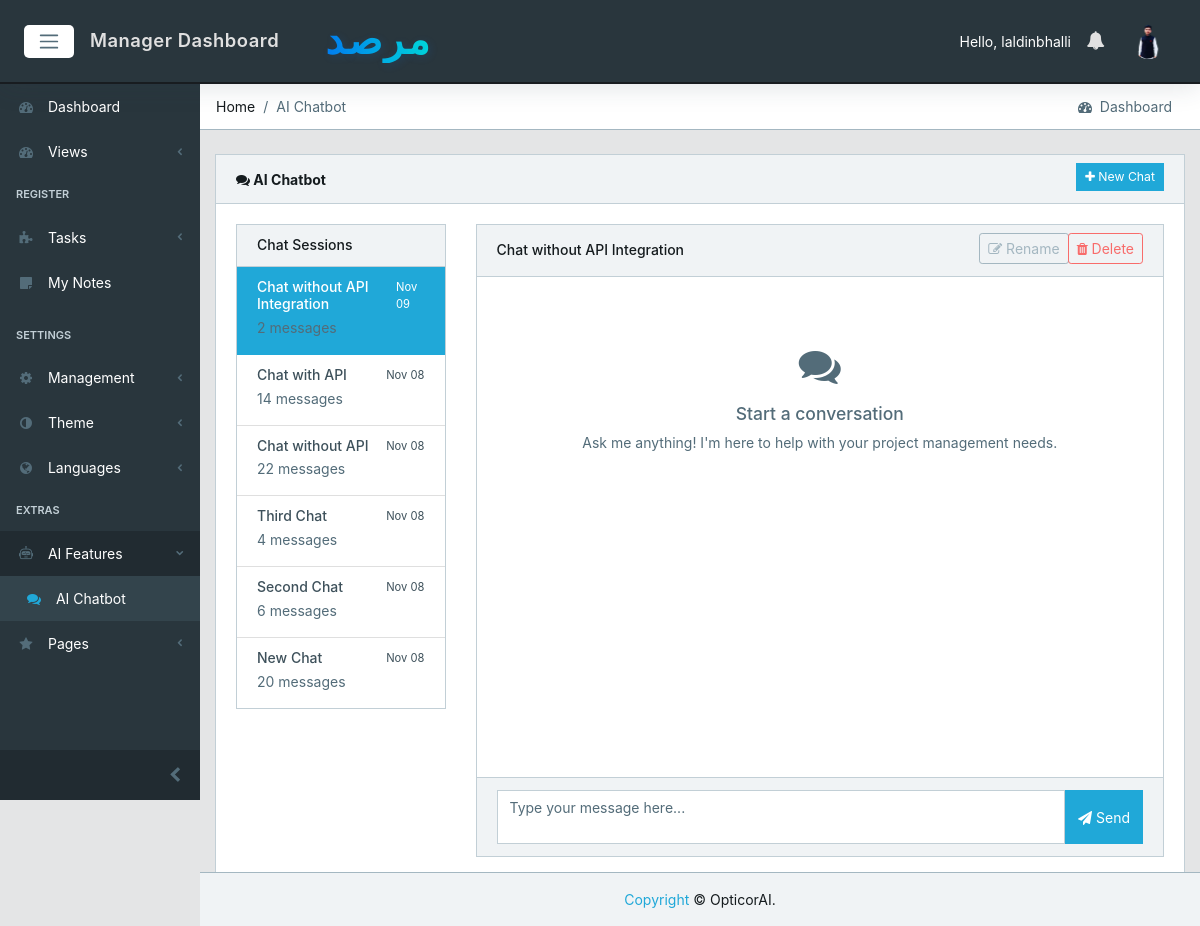
Screenshot of /chatbot/ (signed in) with the database file from the repository.
### core/models.py (models this page shows, shortened)
class CustomUser(AbstractUser):
    email = models.EmailField(unique=True)  # Make email unique for authentication
    user_type = models.CharField(max_length=15, choices=USER_TYPE_CHOICES, db_index=True)
    designation = models.CharField(max_length=100, blank=True, null=True)
    created_by = models.ForeignKey('self', on_delete=models.SET_NULL, null=True, blank=True, related_name='created_users')
    created_date = models.DateField(auto_now_add=True)
    created_time = models.TimeField(auto_now_add=True)
    under_supervision = models.ForeignKey('self', on_delete=models.SET_NULL, null=True, blank=True, related_name='supervised_users')
    avatar = models.ImageField(upload_to='core/avatar', blank=True, null=True)
    @property
    def avatar_url(self):
        try:
            if self.avatar:
                url = getattr(self.avatar, 'url', None)
                if url and ('cloudinary' in url or 'res.cloudinary.com' in url):
                    return url
                avatar_path = getattr(self.avatar, 'path', None)
                if avatar_path and os.path.isfile(avatar_path) and url:
                    return url
        except Exception:
            pass
        return static('core/img/avatar/blank_profile.png')

class ChatBot(models.Model):
    user = models.ForeignKey(
        CustomUser,
        on_delete=models.CASCADE,
        related_name='chat_sessions',
        verbose_name="User"
    )
    session_name = models.CharField(
        max_length=200,
        default="New Chat",
        verbose_name="Session Name"
    )
    created_at = models.DateTimeField(auto_now_add=True)
    updated_at = models.DateTimeField(auto_now=True)
    is_active = models.BooleanField(default=True)
    class Meta:
        ordering = ['-updated_at']
        indexes = [
            models.Index(fields=['user', '-updated_at'], name='chatbot_user_updated_idx'),
        ]
    def get_messages_count(self):
        return self.messages.count()

### core/views.py (the view)
# urls.py: path('chatbot/', views.ChatBotView.as_view(), name='chatbot'),
class ChatBotView(LoginRequiredMixin, View):
    def get(self, request):
        user = request.user
        chat_sessions = ChatBot.objects.filter(user=user, is_active=True).order_by('-updated_at')
        if chat_sessions.exists():
            current_session = chat_sessions.first()
        else:
            current_session = ChatBot.objects.create(
                user=user,
                session_name="New Chat"
            )
        messages = []
        context = {
            'chat_sessions': chat_sessions,
            'current_session': current_session,
            'messages': messages,
        }
        return render(request, 'core/chatbot.html', context)

### core/context_processors.py (called while the page is built)
def logged_user_processor(request):
    if request.user.is_authenticated:
        try:
            logged_user = CustomUser.objects.select_related('under_supervision').get(id=request.user.id)
            return {'logged_user': logged_user}
        except CustomUser.DoesNotExist:
            return {'logged_user': None}
    return {'logged_user': None}

def notifications_processor(request):
    if request.user.is_authenticated:
        cache_key = f"unread_count:{request.user.id}"
        unread_count = cache.get(cache_key)
        if unread_count is None:
            unread_count = Notification.objects.filter(recipient=request.user, read=False).count()
            cache.set(cache_key, unread_count, 15)  # short cache to keep badges fresh
        unread_notifications = (
            Notification.objects.select_related('sender')
            .filter(recipient=request.user, read=False)
            .order_by('-created_at')[:10]
        )
        return {
            'unread_notifications': unread_notifications,
            'unread_count': unread_count,
        }
    return {'unread_notifications': [], 'unread_count': 0}

def debug_flag_processor(request):
    return {"DEBUG": settings.DEBUG}

### core/models.py (called while the page is built, shortened)
    @classmethod
    def update_all_statuses(cls):
        today = business_localdate()
        updates = {
            'closed': 0,
            'due': 0,
            'open': 0,
            'total_updated': 0
        }
        from .models import Notification
        closed_tasks = cls.objects.filter(
            percentage_completion__gte=100,
            status__in=['open', 'due']
        )
        due_tasks = cls.objects.filter(
            target_date__lt=today,
            percentage_completion__lt=100,
            status='open'
        )
        open_tasks = cls.objects.filter(
            target_date__gte=today,
            percentage_completion__lt=100,
            status='due'
        )
        return updates

### core/utils/dates.py (called while the page is built)
def business_localdate() -> date:
    tz_name = getattr(settings, 'BUSINESS_TIMEZONE', None)
    if tz_name and ZoneInfo is not None:
        try:
            tz = ZoneInfo(tz_name)
            return timezone.now().astimezone(tz).date()
        except Exception:
            pass
    return timezone.localdate()

### core/templates/core/chatbot.html (shortened to what this page needs)
{% extends 'core/base.html' %}
{% load static %}
{% block breadcrumb %}
<li class="breadcrumb-item">Home</li>
<li class="breadcrumb-item active">AI Chatbot</li>
{% endblock breadcrumb%}
{% block content %}
<div class="col-md-12">
    <div class="card">
        <div class="card-header">
            <div class="d-flex justify-content-between align-items-center">
                <strong>
                    <i class="fa fa-comments"></i> AI Chatbot
                </strong>
                <div class="btn-group" role="group">
                    <button type="button" class="btn btn-primary btn-sm" id="new-chat-btn">
                        <i class="fa fa-plus"></i> New Chat
                    </button>
                </div>
            </div>
        </div>
        <div class="card-body">
            <div class="row">
                <div class="col-md-3">
                    <div class="card">
                        <div class="card-header">
                            <h6 class="mb-0">Chat Sessions</h6>
                        </div>
                        <div class="card-body p-0">
                            <div class="list-group list-group-flush" id="chat-sessions-list">
                                {% for session in chat_sessions %}
                                <a href="#" class="list-group-item list-group-item-action chat-session-item {% if session.id == current_session.id %}active{% endif %}"
                                   data-session-id="{{ session.id }}">
                                    <div class="d-flex w-100 justify-content-between">
                                        <h6 class="mb-1">{{ session.session_name }}</h6>
                                        {% load tz %}
                                        {% timezone "Asia/Muscat" %}
                                        <small>{{ session.updated_at|date:"M d" }}</small>
                                        {% endtimezone %}
                                    </div>
                                    <p class="mb-1 text-muted">{{ session.get_messages_count }} messages</p>
                                </a>
                                {% endfor %}
                            </div>
                        </div>
                    </div>
                </div>
                <div class="col-md-9">
                    <div class="card">
                        <div class="card-header">
                            <div class="d-flex justify-content-between align-items-center">
                                <h6 class="mb-0" id="current-session-name">{{ current_session.session_name }}</h6>
                                <div class="btn-group btn-group-sm" role="group">
                                    <button type="button" class="btn btn-outline-secondary" id="rename-session-btn">
                                        <i class="fa fa-edit"></i> Rename
                                    </button>
                                    <button type="button" class="btn btn-outline-danger" id="delete-current-session-btn">
                                        <i class="fa fa-trash"></i> Delete
                                    </button>
                                </div>
                            </div>
                        </div>
                        <div class="card-body p-0">
                            <div class="chat-messages" id="chat-messages" style="height: 500px; overflow-y: auto; padding: 20px;">
                                {% for message in messages %}
                                                {% load tz %}
                                {% empty %}
                                <div class="text-center text-muted mt-5" id="welcome-message">
                                    <i class="fa fa-comments fa-3x mb-3"></i>
                                    <h5>Start a conversation</h5>
                                    <p>Ask me anything! I'm here to help with your project management needs.</p>
                                </div>
                                {% endfor %}
                            </div>
                            <div class="card-footer">
                                <form id="chat-form" class="d-flex">
                                    <div class="flex-grow-1 me-2 w-100" >
                                        <textarea class="form-control" id="message-input" rows="2"
                                                  placeholder="Type your message here..."
                                                  style="resize: none;"></textarea>
                                    </div>
                                    <button type="submit" class="btn btn-primary" id="send-btn">
                                        <i class="fa fa-paper-plane"></i> Send
                                    </button>
                                </form>
                            </div>
                        </div>
                    </div>
                </div>
            </div>
        </div>
    </div>
</div>
{% endblock content %}

### core/templates/core/base.html (shortened to what this page needs)
{% load static %}
<!DOCTYPE html>
<html lang="en">
<head>
  <link href="{% static 'core/css/font-awesome.min.css' %}" rel="stylesheet">
  <link href="{% static 'core/css/simple-line-icons.min.css' %}" rel="stylesheet">
  <link href="{% static 'core/css/estilo.css' %}" rel="stylesheet">
  <link href="{% static 'core/css/style.css' %}" rel="stylesheet">
  <link href="{% static 'core/css/theme-toggle.css' %}" rel="stylesheet">
  {% get_static_prefix as STATIC_PREFIX %}
</head>
{% block body %}
<body class="app header-fixed sidebar-fixed aside-menu-fixed aside-menu-hidden">
  <header class="app-header navbar">
    <button class="navbar-toggler sidebar-toggler d-md-down-none" type="button">
      <span class="navbar-toggler-icon"></span>
    </button>
    <ul class="nav navbar-nav d-md-down-none">
      <li class="nav-item px-3">
        <a class="nav-link" href="{% url 'core:dashboard' %}">
          {% if user.user_type == 'admin' %}<span data-i18n="nav.admin_dashboard">Admin Dashboard</span>
          {% elif user.user_type == 'manager' %}<span data-i18n="nav.manager_dashboard">Manager Dashboard</span>
          {% else %}<span data-i18n="nav.employee_dashboard">Employee Dashboard</span>{% endif %}
        </a>
      </li>
    </ul>
    <div class="brand-gui d-none d-md-inline">
      <a href="{% url 'core:dashboard' %}"><h1 class="company-name">مرصد</h1></a>
    </div>
    <ul class="nav navbar-nav ml-auto">
      {% if user.is_authenticated %}
      <li class="text-white d-none d-md-inline" data-i18n-skip>Hello, {{ user.username }}</li>
      {% else %}
      <li class="text-muted">
        <a href="{% url 'core:login' %}">sign in</a>
      </li>
      {% endif %}
      <li class="nav-item dropdown">
        <a class="nav-link" data-toggle="dropdown" href="#" role="button" aria-haspopup="true" aria-expanded="false">
          <i class="fa fa-bell"></i>
        </a>
      </li>
      <li class="nav-item dropdown">
        <a class="nav-link" data-toggle="dropdown" href="#" role="button" aria-haspopup="true" aria-expanded="false">
          {% if user.is_authenticated and logged_user %}
            <img src="{{ logged_user.avatar_url }}" class="img-avatar" alt="img">
          {% else %}
            <img src="{% static 'core/img/avatar/blank_profile.png' %}" class="img-avatar" alt="img">
          {% endif %}
        </a>
      </li>
    </ul>
  </header>
  <div class="app-body">
    <div class="sidebar">
      <nav class="sidebar-nav">
        <ul class="nav">
          <li class="nav-item">
            <a class="nav-link" href="{% url 'core:dashboard' %}"><i class="fa fa-tachometer"></i> <span data-i18n="nav.dashboard">Dashboard</span></a>
          </li>
          <li class="nav-item nav-dropdown">
            <a class="nav-link nav-dropdown-toggle" href="#"><i class="fa fa-tachometer"></i> <span data-i18n="nav.views">Views</span></a>
          </li>
          <li class="nav-title">
            <span data-i18n="nav.register">Register</span>
          </li>
          {% if user.user_type != 'admin' %}
          <li class="nav-item nav-dropdown">
            <a class="nav-link nav-dropdown-toggle" href="#"><i class="fa fa-puzzle-piece"></i> <span data-i18n="nav.tasks">Tasks</span></a>
          </li>
          <li class="nav-item">
            <a class="nav-link" href="{% url 'core:my-notes' %}">
              <i class="fa fa-sticky-note"></i> <span data-i18n="nav.my_notes">My Notes</span>
            </a>
          </li>
          {% endif %}
          {% if user.user_type != 'admin' %}
          <li class="divider"></li>
          <li class="nav-title">
            <span data-i18n="nav.settings">Settings</span>
          </li>
          {% endif %}
          {% if user.user_type == 'manager' %}
          <li class="nav-item nav-dropdown">
            <a class="nav-link nav-dropdown-toggle" href="#"><i class="fa fa-cog"></i> <span data-i18n="nav.management">Management</span></a>
          </li>
          {% endif %}
          <li class="nav-item nav-dropdown">
            <a class="nav-link nav-dropdown-toggle" href="#"><i class="fa fa-adjust"></i> <span data-i18n="nav.theme">Theme</span></a>
          </li>
          <li class="nav-item nav-dropdown">
            <a class="nav-link nav-dropdown-toggle" href="#"><i class="fa fa-globe"></i> <span data-i18n="nav.languages">Languages</span></a>
          </li>
          <li class="nav-title">
            <span data-i18n="nav.extras">Extras</span>
          </li>
          <li class="nav-item nav-dropdown">
            <a class="nav-link nav-dropdown-toggle" href="#"><i class="bi bi-robot"></i> <span data-i18n="nav.ai_features">AI Features</span></a>
            <ul class="nav-dropdown-items">
              <li class="nav-item">
                <a class="nav-link" href="{% url 'core:chatbot' %}">
                  <i class="fa fa-comments ml-2"></i> <span data-i18n="nav.ai_chatbot">AI Chatbot</span>
                </a>
              </li>
            </ul>
          </li>
          <li class="nav-item nav-dropdown">
            <a class="nav-link nav-dropdown-toggle" href="#"><i class="fa fa-star"></i> <span data-i18n="nav.pages">Pages</span></a>
          </li>
        </ul>
      </nav>
      <button class="sidebar-minimizer brand-minimizer" type="button"></button>
    </div>
    <main class="main">
      <ol class="breadcrumb">
        {% block breadcrumb %}{% endblock breadcrumb%}
        <li class="breadcrumb-menu d-md-down-none">
          <div class="btn-group" role="group" aria-label="Button group">
            <a class="btn" href="./"><i class="fa fa-tachometer"></i> &nbsp;<span data-i18n="nav.dashboard">Dashboard</span></a>
          </div>
        </li>
      </ol>
{% block content %}
{% endblock %}
    </main>
  </div>
  <footer class="app-footer text-center justify-content-center fixed-bottom py-2 py-lg-3">
    <span><a href="#" data-i18n="footer.copyright">Copyright</a> © OpticorAI.</span>
  </footer>
</body>
{% endblock body %}
</html>

### static/core/css/estilo.css (style rules this page uses)
.brand-gui { width: 50px; position: relative; }

### core/static/core/css/theme-toggle.css (style rules this page uses)
body.theme-light { background-color: #e4e5e6; color: #151b1e; }

### rows the page displays
CustomUser: username "laldinbhalli", avatar_url (picture)
ChatBot: session_name "Chat without API Integration", updated_at "Nov 09", get_messages_count "2"
ChatBot: session_name "Chat with API", updated_at "Nov 08", get_messages_count "14"
ChatBot: session_name "Chat without API", updated_at "Nov 08", get_messages_count "22"
ChatBot: session_name "Third Chat", updated_at "Nov 08", get_messages_count "4"
ChatBot: session_name "Second Chat", updated_at "Nov 08", get_messages_count "6"
ChatBot: session_name "New Chat", updated_at "Nov 08", get_messages_count "20"
